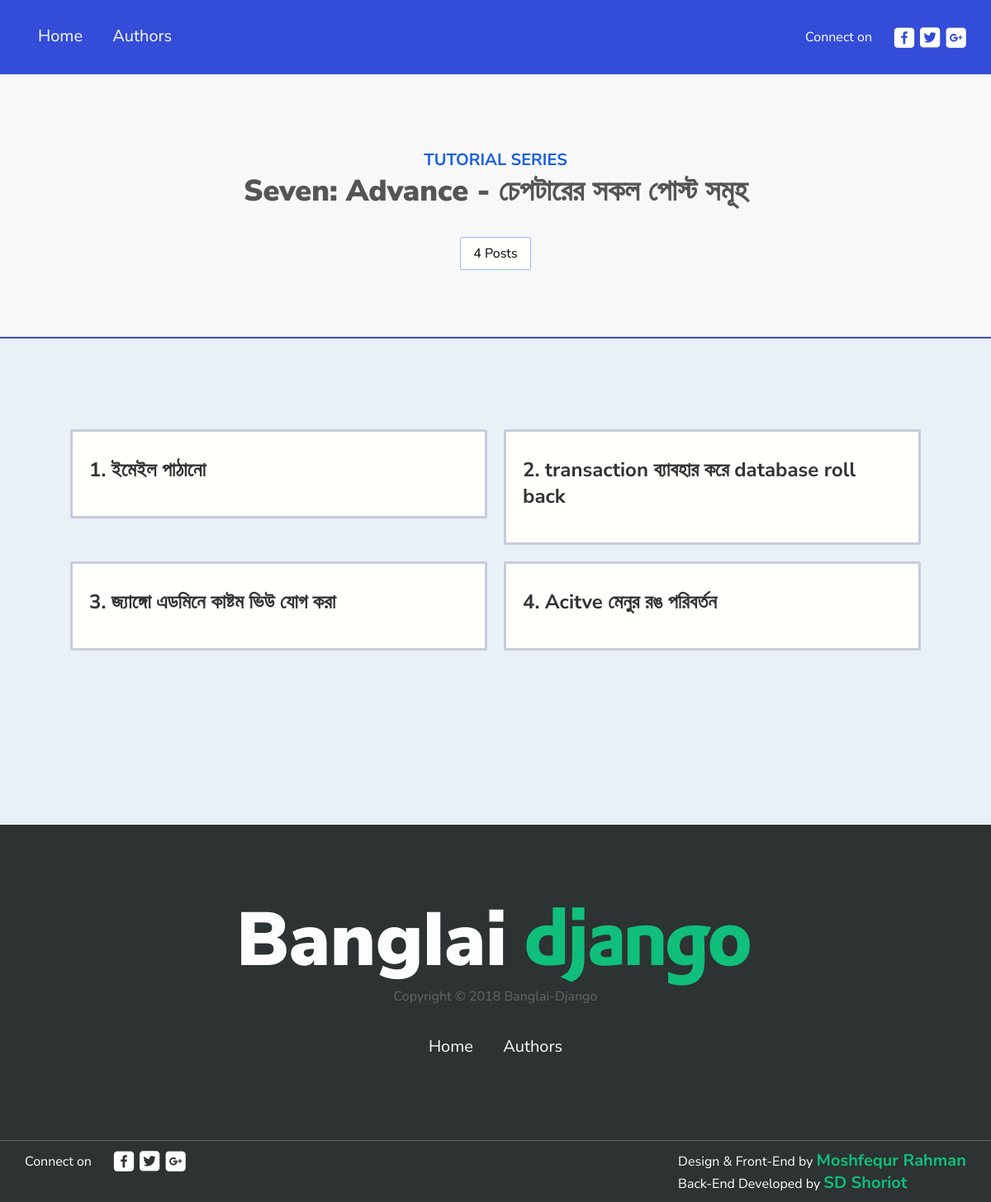
Page /posts_of_chapter/7 on the committed database.
### blog/models.py (models this page shows, shortened)
class Chapter(models.Model):
	number = models.IntegerField()
	chapter_name = models.CharField(max_length=150)

class Post(models.Model):
	post_title = models.CharField(max_length=100)
	pub_date = models.DateTimeField(auto_now_add=True)
	author = models.ForeignKey(User, on_delete=models.SET_NULL, blank=True, null=True)
	post_serial_no = models.IntegerField()
	post_description = RichTextUploadingField()
	chapter = models.ForeignKey(Chapter, on_delete=models.CASCADE, related_name='post')
	category = models.ManyToManyField(Category)
	is_draft = models.BooleanField(default=False)
	objects = PostManager()

### blog/views.py (the view)
# urls.py: path('posts_of_chapter/<int:pk>', posts_of_chapter, name='posts_of_chapter'),
def posts_of_chapter(request, pk):
	chapter = get_object_or_404(Chapter, pk=pk)
	post = Post.objects.filter(chapter=chapter, is_draft=False)
	ctx = {'chapter': chapter, 'post': post}
	return render(request, 'blog/posts_of_chapter.html', ctx)

### templates/blog/posts_of_chapter.html (shortened to what this page needs)
{% load static %}
<!DOCTYPE html>
<html lang="en">
  <head>
    <link rel="stylesheet" href="https://stackpath.bootstrapcdn.com/font-awesome/4.7.0/css/font-awesome.min.css">
    <link href="/static/css/main.css" rel="stylesheet">
  </head>
  <body>
    <section class="post-nav">
      <header>
        <nav>
          <div class="nav-links">
            <div class="fixed-sidebar">
              <a href="/">Home</a>
              <a href="{% url 'total_author' %}">Authors</a>
            </div>
          </div>
          <div class="connect">
            <p>Connect on</p>
            <a href="https://www.facebook.com/groups/banglaidjango/"><img src="/static/img/facebook.png" alt=""></a>
            <a href="twitter.com"><img src="/static/img/twitter.png" alt=""></a>
            <a href="google.com"><img src="/static/img/google-plus.png" alt=""></a>
          </div>
        </nav>
      </header>
    </section>
    <section class="series-info">
      <div class="container">
        <h4>Tutorial series</h4>
        <h1>{{ chapter.chapter_name }} - চেপটারের সকল পোস্ট সমূহ</h1>
        <div class="counts">
          <span>{{ post.count }} Posts</span>
        </div>
      </div>
    </section>
    <section class="series-section">
      <div class="container">
        <div class="series-example">
          <div class="posts">
            {% for post in post %}
            <div class="post">
              <div class="post-box">
                <h1><a href="{% url 'post_detail' post.pk %}">{{ post.post_serial_no }}. {{ post.post_title }}</a></h1>
              </div>
            </div>
            {% endfor %}
          </div>
        </div>
      </div>
    </section>
    <footer>
      <div class="container">
        <img src="/static/img/logo.png" alt="">
        <p class="copyright">Copyright © 2018 Banglai-Django</p>
        <div class="nav-links footer-links">
          <a href="/">Home</a>
          <a href="{% url 'total_author' %}">Authors</a>
        </div>
      </div>
    </footer>
    <section class="credit">
      <div class="connect">
        <p>Connect on</p>
        <a href="https://www.facebook.com/groups/banglaidjango/"><img src="/static/img/facebook.png" alt=""></a>
        <a href="twitter.com"><img src="/static/img/twitter.png" alt=""></a>
        <a href="google.com"><img src="/static/img/google-plus.png" alt=""></a>
      </div>
      <div class="made-by">
        <span>Design & Front-End by <a href="https://www.facebook.com/mushfequrr1">Moshfequr Rahman</a></span>
        <span>Back-End Developed by <a href="https://www.facebook.com/shoriot">SD Shoriot</a></span>
      </div>
    </section>
  </body>
</html>

### static/css/main.css (style rules this page uses)
* { box-sizing: border-box; }
body { margin: 0; padding: 0; background: #F8F8F8; font-family: 'Noto Sans', sans-serif; font-family: 'Work Sans', sans-serif; font-family: 'Nunito Sans', sans-serif; }
header { padding: 30px; background-image: url(../img/header-bg.png); background-size: cover; background-position: bottom; background-repeat: no-repeat; }
nav { display: -webkit-flex; display: -moz-flex; display: -ms-flex; display: -o-flex; display: flex; flex-wrap: wrap; justify-content: space-between; color: #fff; }
.nav-links a { padding: 0 30px; padding: 0 15px; display: inline-block; text-decoration: none; color: #fdfdfd; margin: 0 1px; border-radius: 3px; font-size: 20px; }
.connect { display: -webkit-flex; display: -moz-flex; display: -ms-flex; display: -o-flex; display: flex; align-items: center; position: relative; top: -9px; }
.connect p { display: inline-block; margin-right: 20px; position: relative; top: -3px; color: #fff; }
.connect img { margin-left: 6px; transition: all .2s ease-in-out; }
::placeholder { color: #999; opacity: 1; }
.container { max-width: 1050px; margin: 0 auto; }
.posts { display: -webkit-flex; display: -moz-flex; display: -ms-flex; display: -o-flex; display: flex; flex-wrap: wrap; }
.post { width: 50%; padding: 10px; }
.post a { text-decoration: none; color: #333; }
.post-box { background: #FFFFFC; border: 3px solid #334DD8; border: 3px solid #c8cbdd; border-radius: 2px; padding: 20px; transition: .3s ease-in-out; }
.series-section { background: #EAF1F6; padding: 100px 0; }
.series-section h1 { text-align: center; font-size: 36px; color: #3F51B5; }
.series-section .post-box h1 { font-size: 24px; color: #333; text-align: left; }
.series-example { margin-bottom: 101px; }
footer { background: #2D3233; padding: 100px 0; padding-bottom: 0; text-align: center; }
footer .copyright { font-size: 16px; color: #666666; position: relative; top: -20px; }
footer .footer-links { padding: 100px 0; padding-top: 0; }
.credit { background: #2D3233; padding: 10px 30px; display: flex; align-items: center; justify-content: space-between; border-top: 1px solid #5C6263; }
.made-by { color: #fff; display: flex; flex-direction: column; align-items: flex-start; }
.made-by a { color: #0ebf7a; text-decoration: none; font-weight: bold; font-size: 20px; }
.series-info { padding: 90px 0; text-align: center; border-bottom: 2px solid #334DD8; }
.series-info h4, .series-info h1 { margin: 0; }
.series-info h4 { margin: 0; font-family: Nunito Sans; font-style: normal; font-weight: bold; line-height: normal; font-size: 20px; text-transform: uppercase; color: #1A5FE3; }
.series-info h1 { font-family: Nunito Sans; font-style: normal; font-weight: 900; line-height: normal; font-size: 36px; color: #555555; margin-bottom: 40px; }
.series-info span { background: #fff; padding: 8px 15px; background: #FFFFFC; border: 1px solid #A0BAE2; border-radius: 2px; }
.post-nav header { background: #334DD8; height: 90px; min-height: auto; }

### rows in the picture
Chapter: chapter_name "Seven: Advance"
Post: post_serial_no "1", post_title "ইমেইল পাঠানো"
Post: post_serial_no "2", post_title "transaction ব্যাবহার করে database roll back"
Post: post_serial_no "3", post_title "জ্যাঙ্গো এডমিনে কাষ্টম ভিউ যোগ করা"
Post: post_serial_no "4", post_title "Acitve মেনুর রঙ পরিবর্তন"

### other values in the picture
{{ post.count }} "4"
